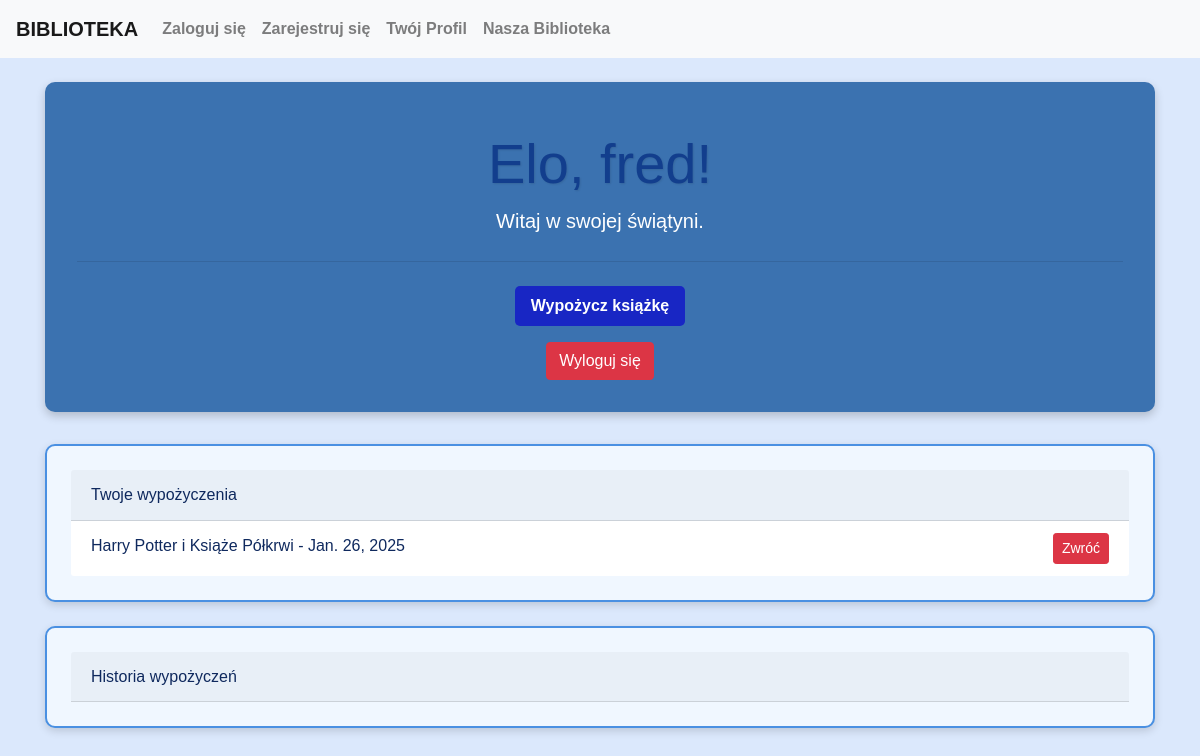
The page /profile/ (signed in) on the database as committed earlier.
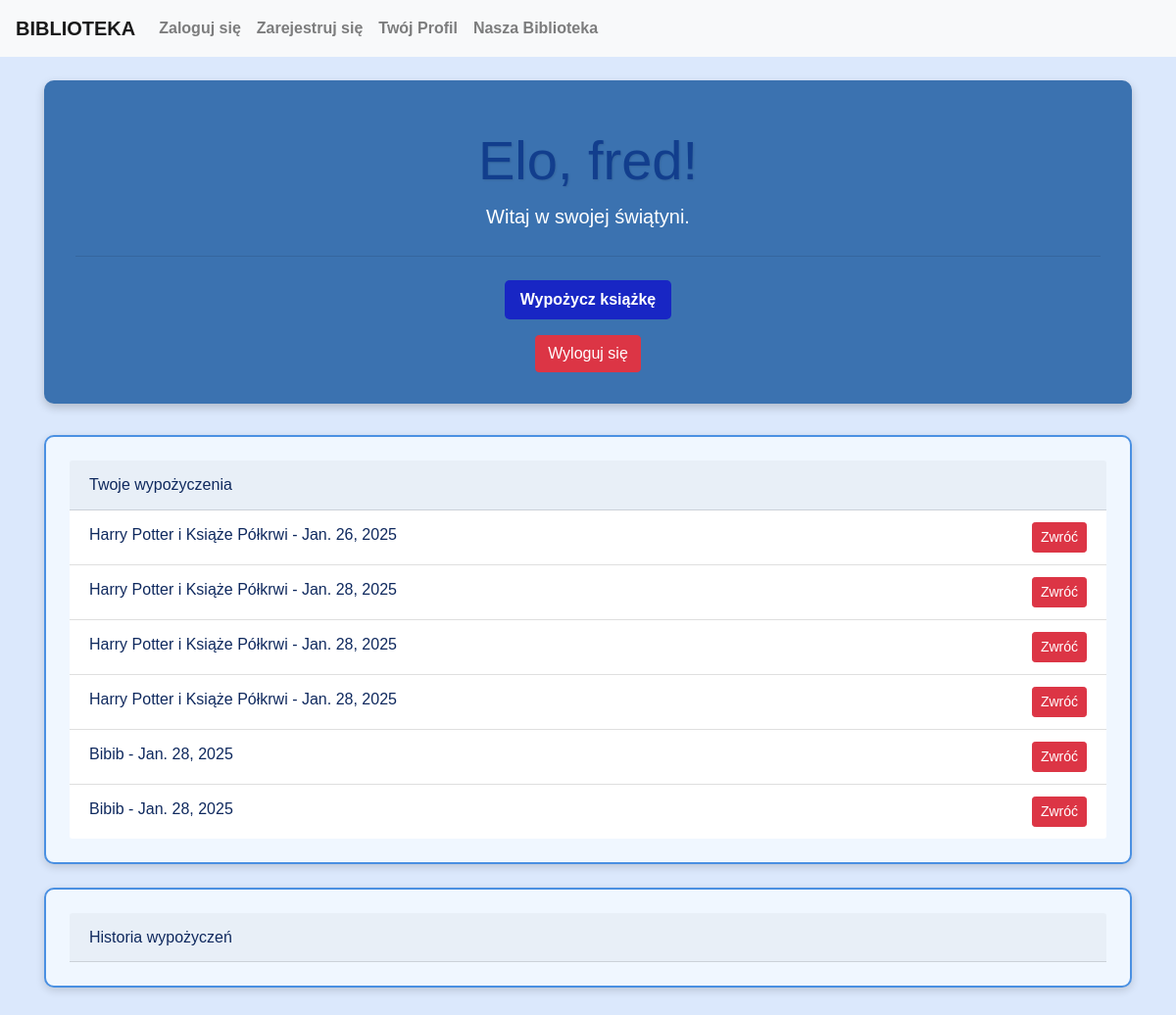
The same page on the database as committed later.
### myapp/models.py (models this page shows, shortened)
class Wypozyczenia(models.Model):
    uzytkownik = models.ForeignKey('Uzytkownik', on_delete=models.CASCADE)
    ksiazka = models.ForeignKey('Ksiazka', on_delete=models.CASCADE)
    data_wypozyczenia = models.DateField(default=now, verbose_name="Data wypożyczenia")
    class Meta:
        verbose_name = "Wypożyczenie"
        verbose_name_plural = "Wypożyczenia"

class Ksiazka(models.Model):
    tytul = models.CharField(max_length=200)
    autor = models.ManyToManyField(Autor)
    wydawnictwo = models.IntegerField(choices=WYDAWNICTWA.choices)
    rok_wydania = models.CharField(max_length=4)
    liczba_stron = models.IntegerField()
    ISBN = models.CharField(max_length=13)
    okładka = models.IntegerField(choices=OKLADKA.choices)
    gatunek = models.ManyToManyField(Gatunek)
    class Meta:
        verbose_name = "Książka"
        verbose_name_plural = "Książki"

### myapp/views.py (the view)
# urls.py: path('profile/', profile, name='profile') ,
@login_required
def profile(request):
    if request.user.is_staff:
        wypozyczenia = Wypozyczenia.objects.all()
        uzytkownicy = Uzytkownik.objects.all()
        ksiazki = Ksiazka.objects.all()
    else:
        wypozyczenia = Wypozyczenia.objects.filter(uzytkownik=request.user)
        uzytkownicy = None
        ksiazki = None
    historia_wypozyczen = HistoriaWypozyczen.objects.filter(uzytkownik=request.user)
    return render(request, 'myapp/profile.html', {
        'wypozyczenia': wypozyczenia,
        'historia_wypozyczen': historia_wypozyczen,
        'uzytkownicy': uzytkownicy,
        'ksiazki': ksiazki
    })

### myapp/templates/myapp/profile.html (shortened to what this page needs)
{% extends "base.html" %}
{% block content %}
<div class="jumbotron">
    <h1 class="display-4">Elo, {{ user.imie }}!</h1>
    <p class="lead">Witaj w swojej świątyni.</p>
    <hr class="my-4">
    {% if not user.is_staff %}
    <p><a class="btn btn-custom btn-lg" href="{% url 'wypozycz_ksiazke' %}" role="button">Wypożycz książkę</a></p>
    {% endif %}
    <form method="post" action="{% url 'logout' %}" style="display: inline;">
        <button type="submit" class="btn btn-danger">Wyloguj się</button>
    </form>
</div>
<div class="card mb-4">
    <div class="card-header">
        {% if user.is_staff %}
        Wszystkie wypożyczenia
        {% else %}
        Twoje wypożyczenia
        {% endif %}
    </div>
    <ul class="list-group list-group-flush">
        {% for wypozyczenie in wypozyczenia %}
        <li class="list-group-item">
            {{ wypozyczenie.ksiazka.tytul }} - {{ wypozyczenie.data_wypozyczenia }}
            {% if not user.is_staff %}
            <a class="btn btn-danger btn-sm float-right" href="{% url 'zwroc_ksiazke' wypozyczenie.id %}">Zwróć</a>
            {% endif %}
        </li>
        {% endfor %}
    </ul>
</div>
{% if not user.is_staff %}
<div class="card">
    <div class="card-header">
        Historia wypożyczeń
    </div>
</div>
{% endif %}
{% endblock %}

Rows that differ between the two databases and show on the page:
added Wypozyczenia: ksiazka.tytul "Harry Potter i Książe Półkrwi", data_wypozyczenia "Jan. 28, 2025"
added Wypozyczenia: ksiazka.tytul "Harry Potter i Książe Półkrwi", data_wypozyczenia "Jan. 28, 2025"
added Wypozyczenia: ksiazka.tytul "Harry Potter i Książe Półkrwi", data_wypozyczenia "Jan. 28, 2025"
added Wypozyczenia: ksiazka.tytul "Bibib", data_wypozyczenia "Jan. 28, 2025"
added Wypozyczenia: ksiazka.tytul "Bibib", data_wypozyczenia "Jan. 28, 2025"
